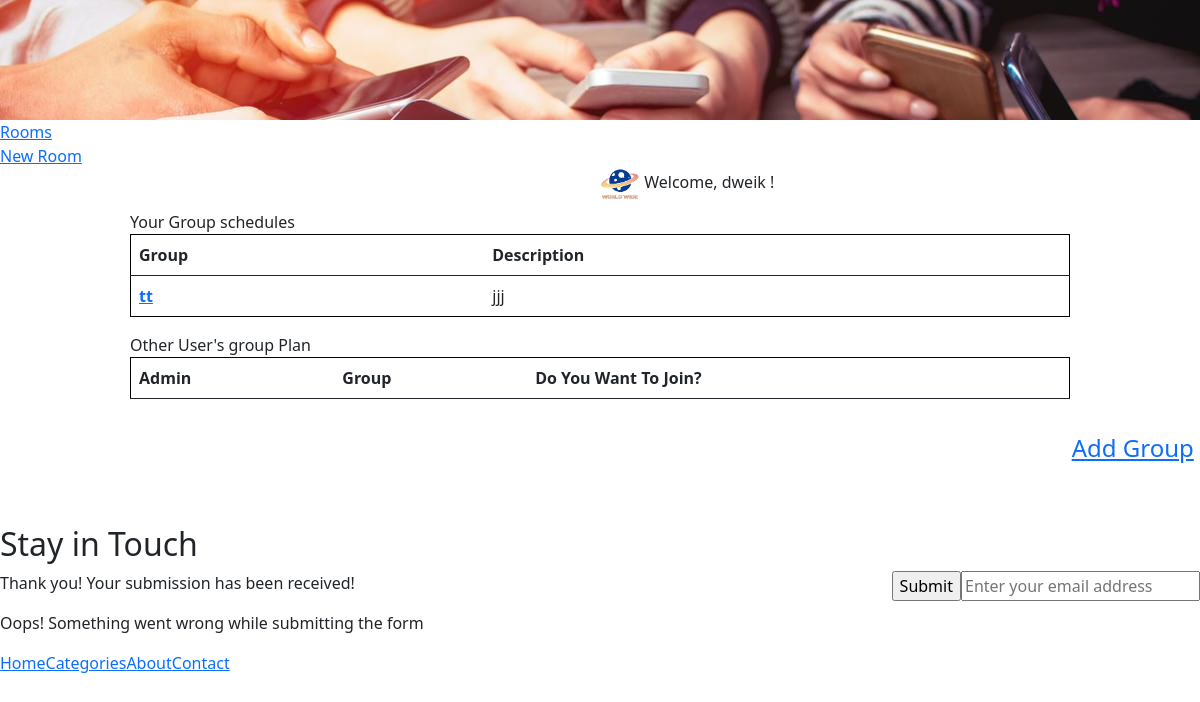
Before: /groups (signed in) with the older database file.
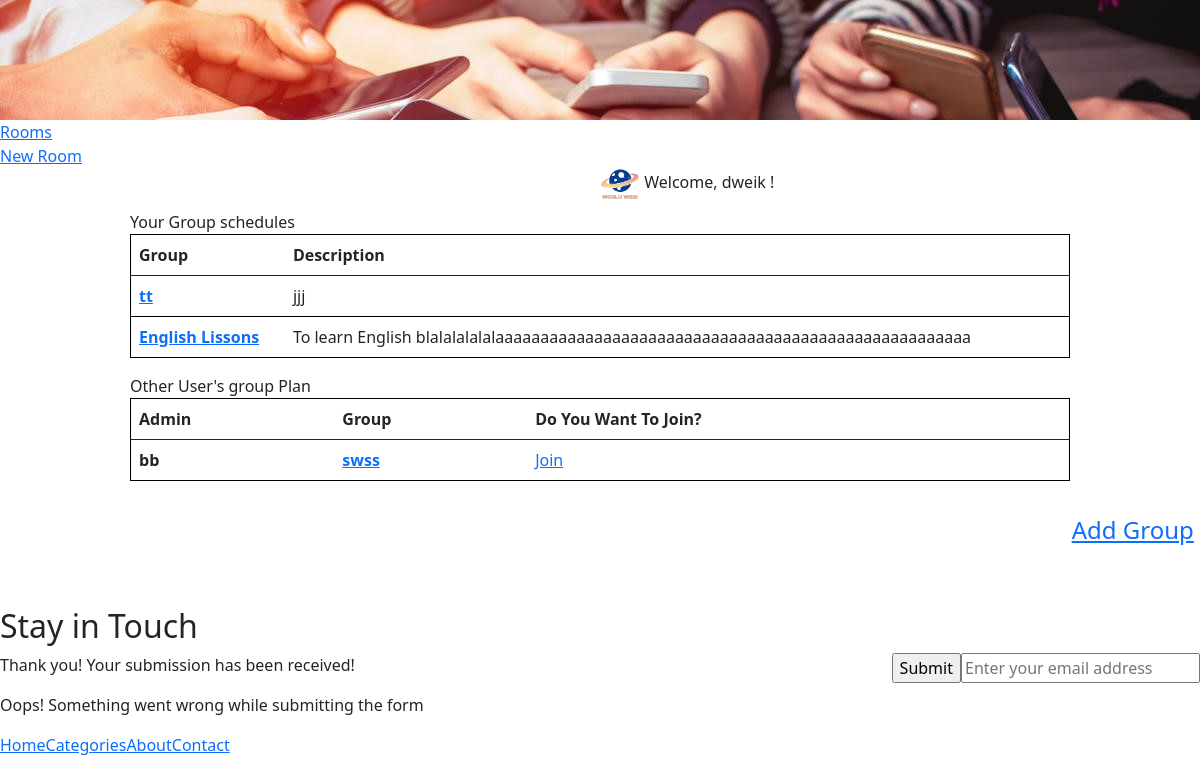
After: the same page with the newer database file.
### app/models.py (models this page shows)
class Group(models.Model):
    planner = models.ForeignKey(User, related_name="groupsPlannedByUser", on_delete = models.CASCADE)
    destination = models.TextField()
    description = models.TextField()
    users = models.ManyToManyField(User, related_name="groups")
    created_at = models.DateTimeField(auto_now_add=True)
    updated_at = models.DateTimeField(auto_now=True)

class User(models.Model):
    first_name = models.CharField(max_length=255)
    last_name = models.CharField(max_length=255)
    email = models.CharField(max_length=255)
    password = models.CharField(max_length=255)
    created_at = models.DateTimeField(auto_now_add=True)
    updated_at = models.DateTimeField(auto_now=True)
    objects = BlogManager()

### app/views.py (the view)
# urls.py: path('groups', views.groupDashboard),
def groupDashboard(request):
    context = {
        'groups':models.all_groups_for_user(request.session['login_user']),
        'otherGroups':models.other_groups(request.session['login_user']),
    }
    return render(request,"groupDashboard.html", context)

### app/models.py (called while the page is built)
def all_groups_for_user(id):
    this_user = User.objects.get(id=id)
    groups = this_user.groups.all()
    return groups

def other_groups(id):
    this_user = User.objects.get(id=id)
    otherGroups = Group.objects.exclude(users=this_user)
    return otherGroups

### app/templates/groupDashboard.html (shortened to what the changed rows need)
<!DOCTYPE html>
<html data-wf-domain="escape-free-template.webflow.io" data-wf-page="5e4b1929fccc7f5af9de826b"
    data-wf-site="5e4b1929fccc7f2575de825e" data-wf-status="1">
<head>
    <link
        href="https://assets.website-files.com/5e4b1929fccc7f2575de825e/css/escape-free-template.webflow.3e4705827.css"
        rel="stylesheet" type="text/css" />
    {% load static %}
    <link rel="stylesheet" href="{% static 'css/home.css' %}">
    <link rel="stylesheet" href="{% static 'css/room.css' %}">
    <link href="https://cdn.jsdelivr.net/npm/bootstrap@5.0.0-beta1/dist/css/bootstrap.min.css" rel="stylesheet"
>
</head>
<body>
    <div>
        <div id="posts" class="main-section bottom-padding">
            <div class="dashboard-content">
                <table class="table table-sgrouped">
                    <thead>
                        <tr>
                            <th scope="col">Group</th>
                            <th scope="col">Description</th>
                        </tr>
                    </thead>
                    <tbody>
                        {% for group in groups %}
                        <tr>
                            <th scope="row"><a href="groups/destination/{{group.id}}">{{group.destination}}</a></th>
                            <td>{{group.description}}</td>
                        </tr>
                        {% endfor %}
                    </tbody>
                </table>
                <table class="table table-sgrouped">
                    <thead>
                        <tr>
                            <th scope="col">Admin</th>
                            <th scope="col">Group</th>
                            <th scope="col">Do You Want To Join?</th>
                        </tr>
                    </thead>
                    <tbody>
                        {% for otherGroup in otherGroups %}
                        <tr>
                            <th scope="row">{{otherGroup.planner.first_name}}</th>
                            <th><a href="groups/destination/{{otherGroup.id}}"> {{otherGroup.destination}} </a></th>
                            <td><a href="/join/{{otherGroup.id}}">Join</a></td>
                        </tr>
                        {% endfor %}
                    </tbody>
                </table>
            </div>
        </div>
    </div>
    <div class="main-section dark">
        <div class="w-container">
            <div class="section-heading">
                <h2 class="white">Stay in Touch</h2>
            </div>
        </div>
    </div>
</body>
</html>

Changed rows visible on the page:
added Group: destination "English Lissons", description "To learn English blalalalalalaaaaaaaaaaaaaaaaaaaaaaaaaaaaaaaaaaaaaaaaaaaaaaaaaaaaa"
added Group: planner.first_name "bb", destination "swss"
